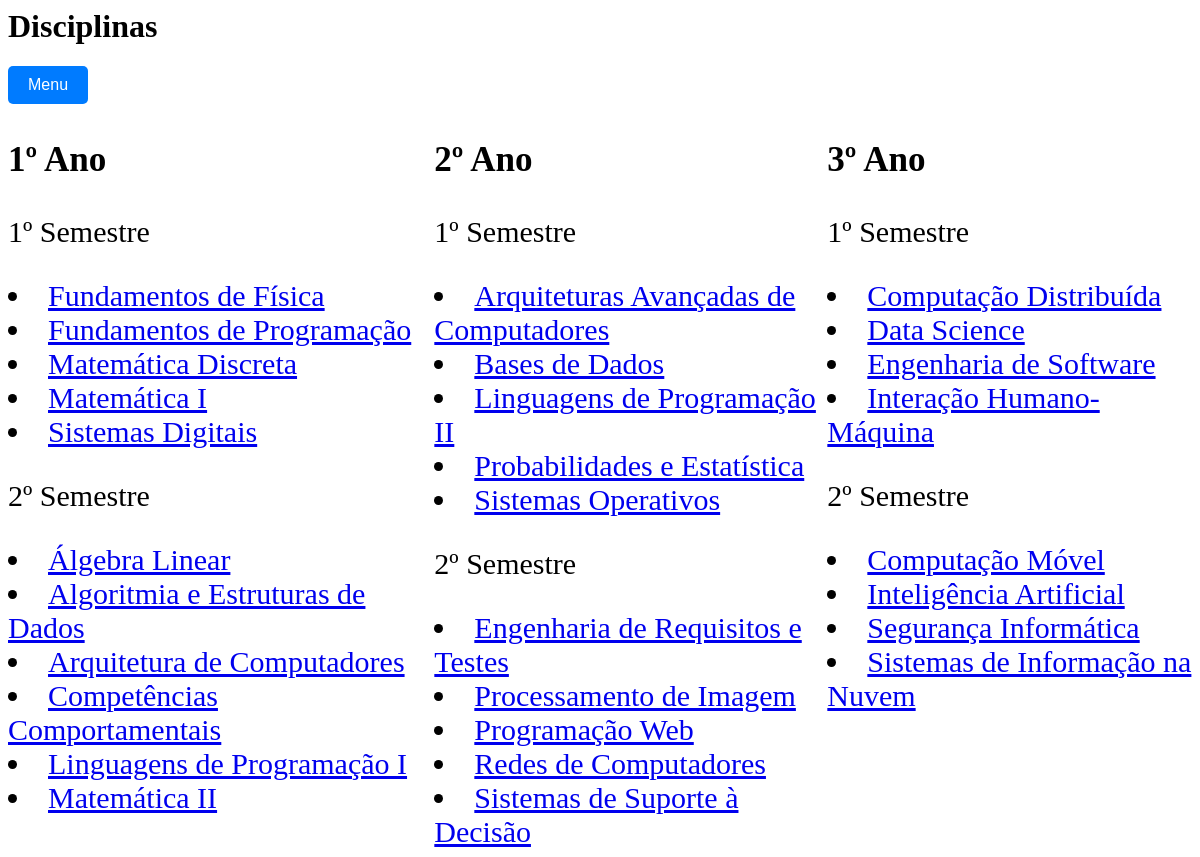
The page /cursos/disciplinas/1/ on the database its author committed.
### cursos/models.py (models this page shows, shortened)
class Disciplina(models.Model):
    nome = models.CharField(max_length=100)
    ano = models.IntegerField()
    semestre = models.CharField(max_length=20)
    ects = models.IntegerField()
    curricularUnitReadableCode = models.CharField(max_length=20)
    area_cientifica = models.ForeignKey(AreaCientifica, on_delete=models.CASCADE)
    docentes = models.ManyToManyField(Docente, related_name='disciplinas')

### cursos/views.py (the view)
# urls.py: path('disciplinas/<int:disciplina_id>/', views.disciplinas_view, name = 'disciplinas'),
def disciplinas_view(request, disciplina_id):
    context = {
        'disciplinas' : Disciplina.objects.all(),
        'disciplina' : Disciplina.objects.get(id = disciplina_id),
        'ano1' : Disciplina.objects.filter(ano=1),
        'ano2' : Disciplina.objects.filter(ano=2),
        'ano3' : Disciplina.objects.filter(ano=3),
        'semestre1' : Disciplina.objects.filter(semestre ='1º Semestre'),
        'semestre2' : Disciplina.objects.filter(semestre ='2º Semestre'),
    }
    return render(request, 'cursos/disciplinas.html', context)

### cursos/templates/cursos/disciplinas.html (shortened to what this page needs)
{% load static %}
<head>
    <link rel="stylesheet" href="{% static 'cursos/estilos.css' %}">
</head>
<h1><header>Disciplinas</header></h1>
    <header>
        <a href = "{% url 'cursos:index' %}"><button class="button-menu">Menu</button></a>
    </header>
{% block content %}
    <div class = "container">
    <div class = "1ano">
    <h3> 1º Ano </h3>
    <p>1º Semestre</p>
    {% for disciplina in ano1 %}
    {% if disciplina in semestre1 %}
    <li>
        <a href="{% url 'cursos:disciplina' disciplina.id %}">{{disciplina.nome}}</a>
    </li>
    {% endif %}
    {% endfor %}
    <p>2º Semestre</p>
    {% for disciplina in ano1 %}
    {% if disciplina in semestre2 %}
    <li>
        <a href="{% url 'cursos:disciplina' disciplina.id %}">{{disciplina.nome}}</a>
    </li>
    {% endif %}
    {% endfor %}
    </div>
    <div class = "2ano">
    <h3> 2º Ano </h3>
    <p>1º Semestre</p>
    {% for disciplina in ano2 %}
    {% if disciplina in semestre1 %}
    <li>
        <a href="{% url 'cursos:disciplina' disciplina.id %}">{{disciplina.nome}}</a>
    </li>
    {% endif %}
    {% endfor %}
    <p>2º Semestre</p>
    {% for disciplina in ano2 %}
    {% if disciplina in semestre2 %}
    <li>
        <a href="{% url 'cursos:disciplina' disciplina.id %}">{{disciplina.nome}}</a>
    </li>
    {% endif %}
    {% endfor %}
    </div>
    <div class = "3ano">
    <h3> 3º Ano </h3>
    <p>1º Semestre</p>
    {% for disciplina in ano3 %}
    {% if disciplina in semestre1 %}
    <li>
        <a href="{% url 'cursos:disciplina' disciplina.id %}">{{disciplina.nome}}</a>
    </li>
    {% endif %}
    {% endfor %}
    <p>2º Semestre</p>
    {% for disciplina in ano3 %}
    {% if disciplina in semestre2 %}
    <li>
        <a href="{% url 'cursos:disciplina' disciplina.id %}">{{disciplina.nome}}</a>
    </li>
    {% endif %}
    {% endfor %}
    </div>
    </div>
{% endblock %}

### cursos/static/cursos/estilos.css (style rules this page uses)
div.container { display: grid; grid-template-areas: "1ano 2ano 3ano"; font-size:30px; }
.button-menu:before { font-family: 'Font Awesome 5 Free'; font-weight: 900; padding-right: 8px; }
.button-menu { font-size: 16px; padding: 10px 20px; cursor: pointer; background-color: #007bff; color: white; border-radius: 5px; border: none; }

### rows shown on the page
Disciplina: nome "Fundamentos de Física"
Disciplina: nome "Fundamentos de Programação"
Disciplina: nome "Matemática Discreta"
Disciplina: nome "Matemática I"
Disciplina: nome "Sistemas Digitais"
Disciplina: nome "Álgebra Linear"
Disciplina: nome "Algoritmia e Estruturas de Dados"
Disciplina: nome "Arquitetura de Computadores"
Disciplina: nome "Competências Comportamentais"
Disciplina: nome "Linguagens de Programação I"
Disciplina: nome "Matemática II"
Disciplina: nome "Arquiteturas Avançadas de Computadores"
Disciplina: nome "Bases de Dados"
Disciplina: nome "Linguagens de Programação II"
Disciplina: nome "Probabilidades e Estatística"
Disciplina: nome "Sistemas Operativos"
Disciplina: nome "Engenharia de Requisitos e Testes"
Disciplina: nome "Processamento de Imagem"
Disciplina: nome "Programação Web"
Disciplina: nome "Redes de Computadores"
Disciplina: nome "Sistemas de Suporte à Decisão"
Disciplina: nome "Computação Distribuída"
Disciplina: nome "Data Science"
Disciplina: nome "Engenharia de Software"
Disciplina: nome "Interação Humano-Máquina"
Disciplina: nome "Computação Móvel"
Disciplina: nome "Inteligência Artificial"
Disciplina: nome "Segurança Informática"
Disciplina: nome "Sistemas de Informação na Nuvem"
